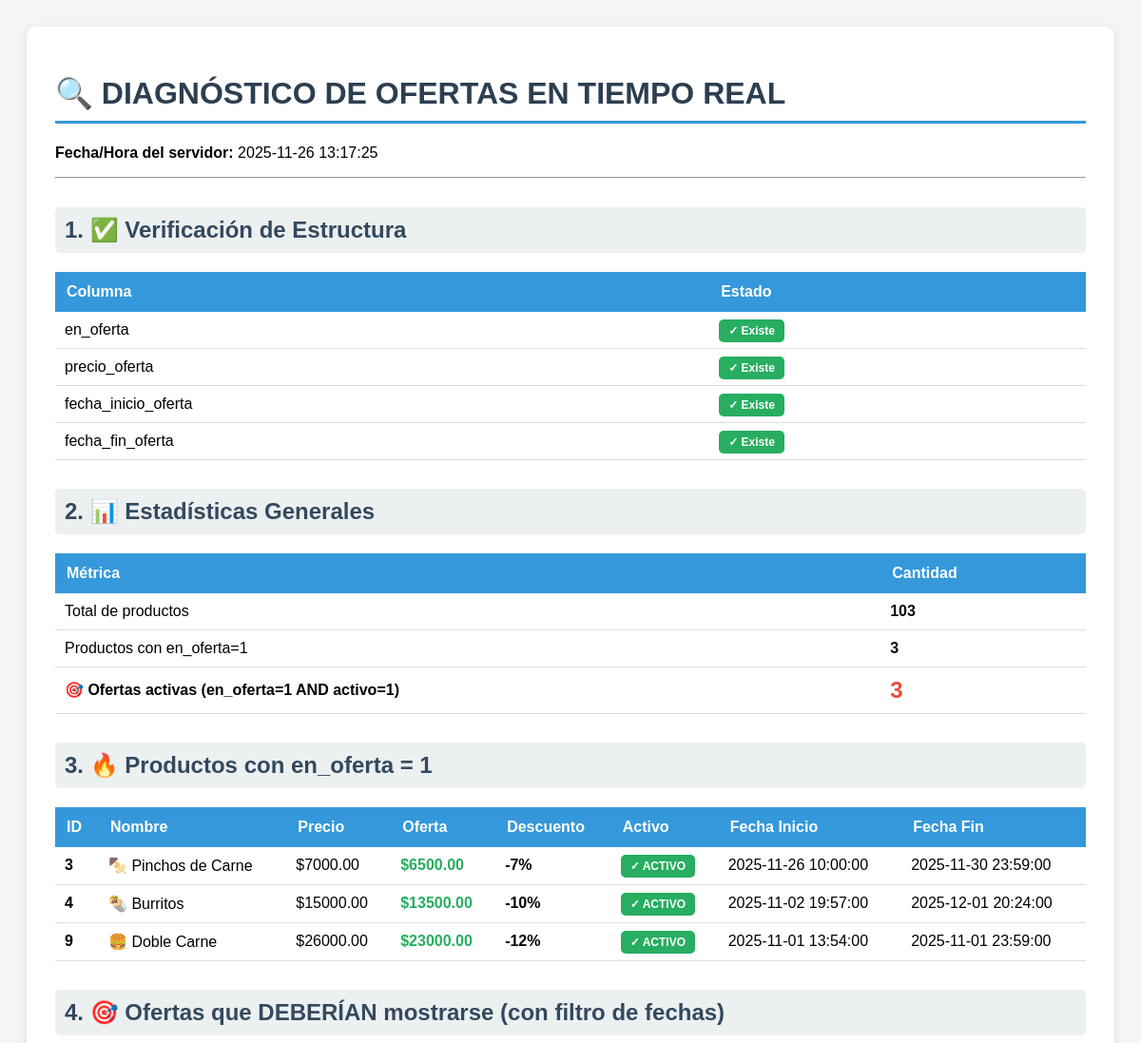
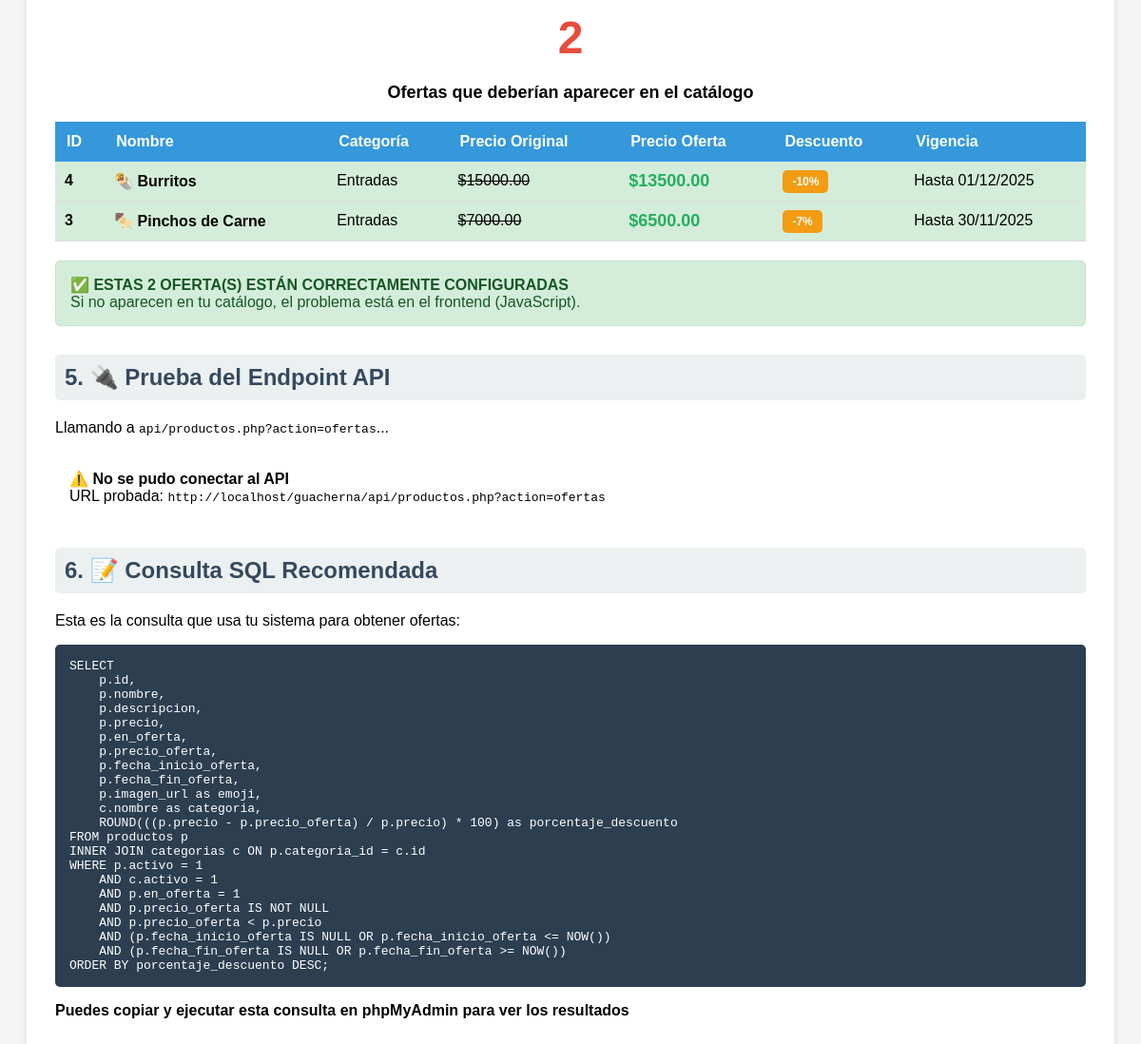
/guacherna/diagnostico_ofertas.php, run on the app's committed database (2 pictures, top to bottom).
### tables this page shows
CREATE TABLE `productos` (
  `id` int(11) NOT NULL,
  `categoria_id` int(11) NOT NULL,
  `nombre` varchar(100) NOT NULL,
  `descripcion` varchar(255) DEFAULT NULL,
  `precio` decimal(10,2) NOT NULL,
  `imagen_url` varchar(255) DEFAULT NULL,
  `activo` tinyint(4) DEFAULT 1,
  `en_oferta` tinyint(1) DEFAULT 0,
  `precio_oferta` decimal(10,2) DEFAULT NULL,
  `fecha_inicio_oferta` datetime DEFAULT NULL,
  `fecha_fin_oferta` datetime DEFAULT NULL,
  `fecha_creacion` datetime DEFAULT current_timestamp()
);

CREATE TABLE `categorias` (
  `id` int(11) NOT NULL,
  `nombre` varchar(50) NOT NULL,
  `orden` int(11) DEFAULT 0,
  `activo` tinyint(4) DEFAULT 1,
  `fecha_creacion` datetime DEFAULT current_timestamp()
);

### guacherna/config/database.php (called while the page is built, shortened)
<?php
$opciones = [
    PDO::ATTR_ERRMODE            => PDO::ERRMODE_EXCEPTION,
    PDO::ATTR_DEFAULT_FETCH_MODE => PDO::FETCH_ASSOC,
    PDO::ATTR_EMULATE_PREPARES   => false,
];
try {
    $pdo = new PDO(
        "mysql:host=" . DB_HOST . ";dbname=" . DB_NAME . ";charset=" . DB_CHARSET,
        DB_USER,
        DB_PASS,
        $opciones
    );
    $pdo->exec("SET time_zone = '-05:00'");
} catch (PDOException $e) {
    die("Error de conexión: " . $e->getMessage());
}
function ejecutarConsulta($sql, $params = []) {
    global $pdo;
    try {
        $stmt = $pdo->prepare($sql);
        $stmt->execute($params);
        return $stmt;
    } catch (PDOException $e) {
        error_log("Error en consulta: " . $e->getMessage());
        return false;
    }
}
?>

### guacherna/diagnostico_ofertas.php (the view, shortened to what this page needs)
<?php
require_once 'config/database.php';
echo "<!DOCTYPE html>
<html lang='es'>
<head>
    <meta charset='UTF-8'>
    <meta name='viewport' content='width=device-width, initial-scale=1.0'>
    <title>Diagnóstico de Ofertas</title>
    <style>
        body { font-family: Arial, sans-serif; padding: 20px; background: #f5f5f5; }
        .container { max-width: 1200px; margin: 0 auto; background: white; padding: 30px; border-radius: 10px; box-shadow: 0 2px 10px rgba(0,0,0,0.1); }
        h1 { color: #2c3e50; border-bottom: 3px solid #3498db; padding-bottom: 10px; }
        h2 { color: #34495e; margin-top: 30px; background: #ecf0f1; padding: 10px; border-radius: 5px; }
        table { width: 100%; border-collapse: collapse; margin: 20px 0; }
        th { background: #3498db; color: white; padding: 12px; text-align: left; }
        td { padding: 10px; border-bottom: 1px solid #ddd; }
        tr:hover { background: #f8f9fa; }
        .badge { padding: 5px 10px; border-radius: 5px; font-weight: bold; font-size: 12px; }
        .badge-success { background: #27ae60; color: white; }
        .badge-danger { background: #e74c3c; color: white; }
        .badge-warning { background: #f39c12; color: white; }
        .alert { padding: 15px; margin: 20px 0; border-radius: 5px; }
        .alert-success { background: #d4edda; border: 1px solid #c3e6cb; color: #155724; }
        .alert-danger { background: #f8d7da; border: 1px solid #f5c6cb; color: #721c24; }
        .alert-info { background: #d1ecf1; border: 1px solid #bee5eb; color: #0c5460; }
        .big-number { font-size: 48px; font-weight: bold; color: #e74c3c; text-align: center; margin: 20px 0; }
    </style>
</head>
<body>
<div class='container'>";
echo "<h1>🔍 DIAGNÓSTICO DE OFERTAS EN TIEMPO REAL</h1>";
echo "<p><b>Fecha/Hora del servidor:</b> " . date('Y-m-d H:i:s') . "</p>";
echo "<hr>";
try {
    echo "<h2>1. ✅ Verificación de Estructura</h2>";
    $sql = "SHOW COLUMNS FROM productos";
    $stmt = ejecutarConsulta($sql);
    $columns = $stmt->fetchAll(PDO::FETCH_ASSOC);
    $columnas_necesarias = ['en_oferta', 'precio_oferta', 'fecha_inicio_oferta', 'fecha_fin_oferta'];
    $columnas_encontradas = array_column($columns, 'Field');
    echo "<table>";
    echo "<tr><th>Columna</th><th>Estado</th></tr>";
    foreach ($columnas_necesarias as $col) {
        $existe = in_array($col, $columnas_encontradas);
        $badge = $existe ? "<span class='badge badge-success'>✓ Existe</span>" : "<span class='badge badge-danger'>✗ Falta</span>";
        echo "<tr><td>$col</td><td>$badge</td></tr>";
    }
    echo "</table>";
    echo "<h2>2. 📊 Estadísticas Generales</h2>";
    $sql = "SELECT
                COUNT(*) as total,
                SUM(CASE WHEN en_oferta = 1 THEN 1 ELSE 0 END) as con_oferta,
                SUM(CASE WHEN en_oferta = 1 AND activo = 1 THEN 1 ELSE 0 END) as ofertas_activas
            FROM productos";
    $stmt = ejecutarConsulta($sql);
    $stats = $stmt->fetch(PDO::FETCH_ASSOC);
    echo "<table>";
    echo "<tr><th>Métrica</th><th>Cantidad</th></tr>";
    echo "<tr><td>Total de productos</td><td><b>{$stats['total']}</b></td></tr>";
    echo "<tr><td>Productos con en_oferta=1</td><td><b>{$stats['con_oferta']}</b></td></tr>";
    echo "<tr><td><b>🎯 Ofertas activas (en_oferta=1 AND activo=1)</b></td><td><b style='color: #e74c3c; font-size: 24px;'>{$stats['ofertas_activas']}</b></td></tr>";
    echo "</table>";
    echo "<h2>3. 🔥 Productos con en_oferta = 1</h2>";
    $sql = "SELECT
                id,
                nombre,
                precio,
                precio_oferta,
                activo,
                en_oferta,
                fecha_inicio_oferta,
                fecha_fin_oferta,
                ROUND(((precio - COALESCE(precio_oferta, precio)) / precio) * 100, 0) as descuento
            FROM productos
            WHERE en_oferta = 1
            ORDER BY activo DESC, id ASC";
    $stmt = ejecutarConsulta($sql);
    $productos_oferta = $stmt->fetchAll(PDO::FETCH_ASSOC);
    if (count($productos_oferta) > 0) {
        echo "<table>";
        echo "<tr>
                <th>ID</th>
                <th>Nombre</th>
                <th>Precio</th>
                <th>Oferta</th>
                <th>Descuento</th>
                <th>Activo</th>
                <th>Fecha Inicio</th>
                <th>Fecha Fin</th>
              </tr>";
        foreach ($productos_oferta as $prod) {
            $activo_badge = $prod['activo'] == 1
                ? "<span class='badge badge-success'>✓ ACTIVO</span>"
                : "<span class='badge badge-danger'>✗ INACTIVO</span>";
            echo "<tr>";
            echo "<td><b>{$prod['id']}</b></td>";
            echo "<td>{$prod['nombre']}</td>";
            echo "<td>\${$prod['precio']}</td>";
            echo "<td><b style='color: #27ae60;'>\${$prod['precio_oferta']}</b></td>";
            echo "<td><b>-{$prod['descuento']}%</b></td>";
            echo "<td>{$activo_badge}</td>";
            echo "<td>" . ($prod['fecha_inicio_oferta'] ?: '<i>Sin fecha</i>') . "</td>";
            echo "<td>" . ($prod['fecha_fin_oferta'] ?: '<i>Sin fecha</i>') . "</td>";
            echo "</tr>";
        }
        echo "</table>";
    } else {
        echo "<div class='alert alert-danger'>❌ NO hay productos con en_oferta = 1</div>";
    }
    echo "<h2>4. 🎯 Ofertas que DEBERÍAN mostrarse (con filtro de fechas)</h2>";
    $sql = "SELECT
                p.id,
                p.nombre,
                p.precio,
                p.precio_oferta,
                p.activo,
                p.en_oferta,
                p.fecha_inicio_oferta,
                p.fecha_fin_oferta,
                ROUND(((p.precio - p.precio_oferta) / p.precio) * 100, 0) as descuento,
                c.nombre as categoria
            FROM productos p
            INNER JOIN categorias c ON p.categoria_id = c.id
            WHERE p.activo = 1
                AND c.activo = 1
                AND p.en_oferta = 1
                AND p.precio_oferta IS NOT NULL
                AND p.precio_oferta < p.precio
                AND (p.fecha_inicio_oferta IS NULL OR p.fecha_inicio_oferta <= NOW())
                AND (p.fecha_fin_oferta IS NULL OR p.fecha_fin_oferta >= NOW())
            ORDER BY descuento DESC";
    $stmt = ejecutarConsulta($sql);
    $ofertas_visibles = $stmt->fetchAll(PDO::FETCH_ASSOC);
    echo "<div class='big-number'>" . count($ofertas_visibles) . "</div>";
    echo "<p style='text-align: center; font-size: 18px;'><b>Ofertas que deberían aparecer en el catálogo</b></p>";
    if (count($ofertas_visibles) > 0) {
        echo "<table>";
        echo "<tr>
                <th>ID</th>
                <th>Nombre</th>
                <th>Categoría</th>
                <th>Precio Original</th>
                <th>Precio Oferta</th>
                <th>Descuento</th>
                <th>Vigencia</th>
              </tr>";
        foreach ($ofertas_visibles as $oferta) {
            $vigencia = "Permanente";
            if ($oferta['fecha_inicio_oferta'] && $oferta['fecha_fin_oferta']) {
                $vigencia = "Hasta " . date('d/m/Y', strtotime($oferta['fecha_fin_oferta']));
            } elseif ($oferta['fecha_fin_oferta']) {
                $vigencia = "Hasta " . date('d/m/Y', strtotime($oferta['fecha_fin_oferta']));
            } elseif ($oferta['fecha_inicio_oferta']) {
                $vigencia = "Desde " . date('d/m/Y', strtotime($oferta['fecha_inicio_oferta']));
            }
            echo "<tr style='background: #d4edda;'>";
            echo "<td><b>{$oferta['id']}</b></td>";
            echo "<td><b>{$oferta['nombre']}</b></td>";
            echo "<td>{$oferta['categoria']}</td>";
            echo "<td><s>\${$oferta['precio']}</s></td>";
            echo "<td><b style='color: #27ae60; font-size: 18px;'>\${$oferta['precio_oferta']}</b></td>";
            echo "<td><span class='badge badge-warning'>-{$oferta['descuento']}%</span></td>";
            echo "<td>$vigencia</td>";
            echo "</tr>";
        }
        echo "</table>";
        echo "<div class='alert alert-success'>";
        echo "<b>✅ ESTAS " . count($ofertas_visibles) . " OFERTA(S) ESTÁN CORRECTAMENTE CONFIGURADAS</b><br>";
        echo "Si no aparecen en tu catálogo, el problema está en el frontend (JavaScript).";
        echo "</div>";
    }
    echo "<h2>5. 🔌 Prueba del Endpoint API</h2>";
    echo "<p>Llamando a <code>api/productos.php?action=ofertas</code>...</p>";
    $apiUrl = (isset($_SERVER['HTTPS']) && $_SERVER['HTTPS'] === 'on' ? "https" : "http") .
              "://" . $_SERVER['HTTP_HOST'] .
              dirname($_SERVER['PHP_SELF']) . "/api/productos.php?action=ofertas";
    $response = @file_get_contents($apiUrl);
    if ($response) {
        $data = json_decode($response, true);
        if ($data && isset($data['success']) && $data['success']) {
            $count = isset($data['total_ofertas']) ? $data['total_ofertas'] : count($data['productos']);
            echo "<div class='alert alert-success'>";
            echo "<b>✅ API funcionando correctamente</b><br>";
            echo "Devuelve <b>$count</b> oferta(s)";
            echo "</div>";
            if ($count > 0) {
                echo "<pre style='background: #f5f5f5; padding: 15px; border-radius: 5px; overflow-x: auto;'>";
                echo json_encode($data, JSON_PRETTY_PRINT | JSON_UNESCAPED_UNICODE);
                echo "</pre>";
            }
        } else {
            echo "<div class='alert alert-danger'>";
            echo "<b>❌ API devuelve error</b><br>";
            echo "<pre>" . htmlspecialchars($response) . "</pre>";
            echo "</div>";
        }
    } else {
        echo "<div class='alert alert-warning'>";
        echo "<b>⚠️ No se pudo conectar al API</b><br>";
        echo "URL probada: <code>$apiUrl</code>";
        echo "</div>";
    }
    echo "<h2>6. 📝 Consulta SQL Recomendada</h2>";
    echo "<p>Esta es la consulta que usa tu sistema para obtener ofertas:</p>";
    echo "<pre style='background: #2c3e50; color: #fff; padding: 15px; border-radius: 5px; overflow-x: auto;'>";
    echo "SELECT
    p.id,
    p.nombre,
    p.descripcion,
    p.precio,
    p.en_oferta,
    p.precio_oferta,
    p.fecha_inicio_oferta,
    p.fecha_fin_oferta,
    p.imagen_url as emoji,
    c.nombre as categoria,
    ROUND(((p.precio - p.precio_oferta) / p.precio) * 100) as porcentaje_descuento
FROM productos p
INNER JOIN categorias c ON p.categoria_id = c.id
WHERE p.activo = 1
    AND c.activo = 1
    AND p.en_oferta = 1
    AND p.precio_oferta IS NOT NULL
    AND p.precio_oferta < p.precio
    AND (p.fecha_inicio_oferta IS NULL OR p.fecha_inicio_oferta <= NOW())
    AND (p.fecha_fin_oferta IS NULL OR p.fecha_fin_oferta >= NOW())
ORDER BY porcentaje_descuento DESC;";
    echo "</pre>";
    echo "<p><b>Puedes copiar y ejecutar esta consulta en phpMyAdmin para ver los resultados</b></p>";
} catch (Exception $e) {
    echo "<div class='alert alert-danger'>";
    echo "<b>❌ ERROR:</b> " . $e->getMessage();
    echo "</div>";
}
echo "</div></body></html>";
?>

### guacherna/diagnostico_ofertas.php (style rules this page uses)
body { font-family: Arial, sans-serif; padding: 20px; background: #f5f5f5; }
.container { max-width: 1200px; margin: 0 auto; background: white; padding: 30px; border-radius: 10px; box-shadow: 0 2px 10px rgba(0,0,0,0.1); }
h1 { color: #2c3e50; border-bottom: 3px solid #3498db; padding-bottom: 10px; }
h2 { color: #34495e; margin-top: 30px; background: #ecf0f1; padding: 10px; border-radius: 5px; }
table { width: 100%; border-collapse: collapse; margin: 20px 0; }
th { background: #3498db; color: white; padding: 12px; text-align: left; }
td { padding: 10px; border-bottom: 1px solid #ddd; }
.badge { padding: 5px 10px; border-radius: 5px; font-weight: bold; font-size: 12px; }
.badge-success { background: #27ae60; color: white; }
.badge-warning { background: #f39c12; color: white; }
.alert { padding: 15px; margin: 20px 0; border-radius: 5px; }
.alert-success { background: #d4edda; border: 1px solid #c3e6cb; color: #155724; }
.big-number { font-size: 48px; font-weight: bold; color: #e74c3c; text-align: center; margin: 20px 0; }

### data on the page
productos: id "3", nombre "🍢 Pinchos de Carne", precio "7000.00", precio_oferta "6500.00", descuento "7", activo "✓ ACTIVO", fecha_inicio_oferta "2025-11-26 10:00:00", fecha_fin_oferta "2025-11-30 23:59:00", categoria.nombre "Entradas", fecha_fin_oferta "Hasta 30/11/2025"
productos: id "4", nombre "🌯 Burritos", precio "15000.00", precio_oferta "13500.00", descuento "10", activo "✓ ACTIVO", fecha_inicio_oferta "2025-11-02 19:57:00", fecha_fin_oferta "2025-12-01 20:24:00", categoria.nombre "Entradas", fecha_fin_oferta "Hasta 01/12/2025"
productos: id "9", nombre "🍔 Doble Carne", precio "26000.00", precio_oferta "23000.00", descuento "12", activo "✓ ACTIVO", fecha_inicio_oferta "2025-11-01 13:54:00", fecha_fin_oferta "2025-11-01 23:59:00"

### other printed values
$col "en_oferta"
$col "precio_oferta"
$col "fecha_inicio_oferta"
$col "fecha_fin_oferta"
$stats['total'] "103"
$stats['con_oferta'] "3"
$stats['ofertas_activas'] "3"
count($ofertas_visibles) "2"
$apiUrl "http://localhost/guacherna/api/productos.php?action=ofertas"
